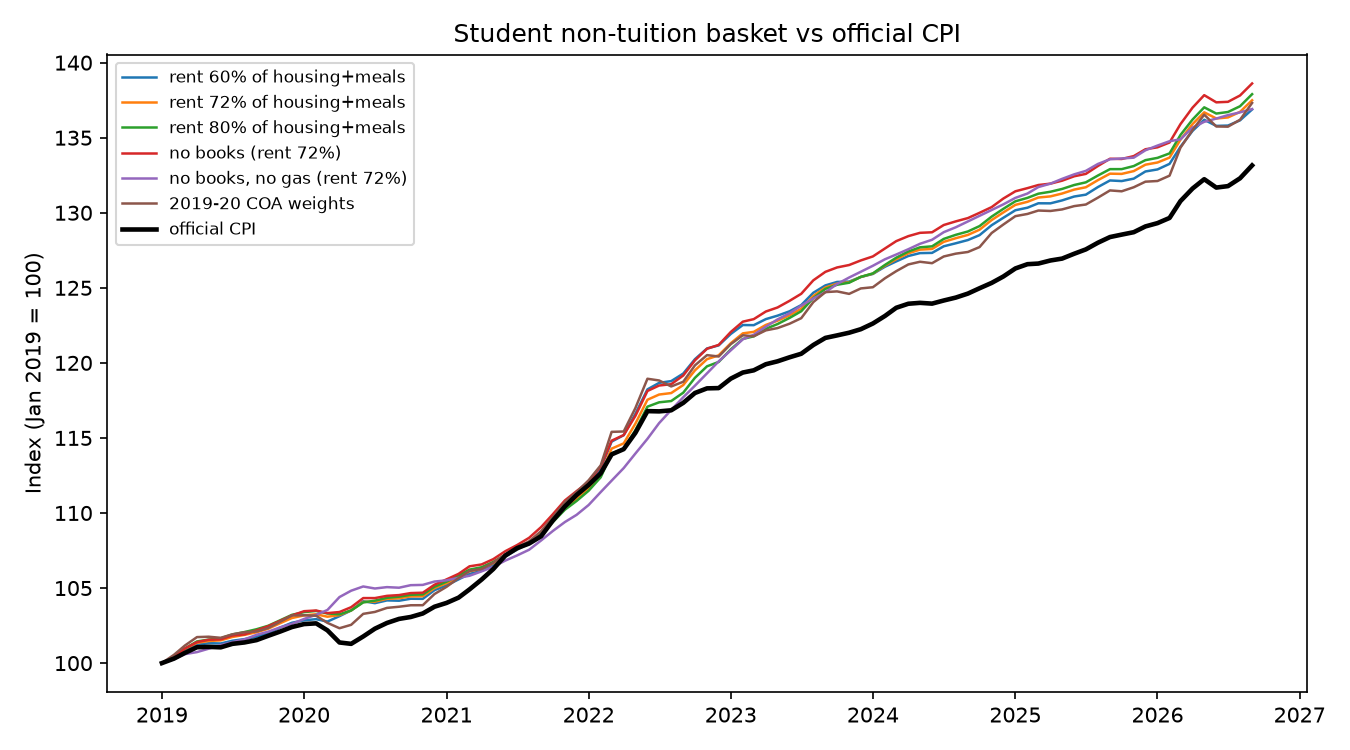

This chart was generated by the following Python code:
import os

import matplotlib.pyplot as plt
import pandas as pd
from fredapi import Fred

# ---- 1. Data
fred = Fred(api_key=os.environ["FRED_API_KEY"])
ids = {
    "rent": "CUSR0000SEHA",
    "food": "CUSR0000SAF11",
    "gas": "CUSR0000SETB01",
    "books": "CUSR0000SEEA",
    "cpi": "CPIAUCSL",
}
df = pd.DataFrame({name: fred.get_series(sid) for name, sid in ids.items()})
df = df.loc["2019-01":]

print("Months missing before filling:")
print(df.isna().sum())
df = df.interpolate(method="linear", limit_area="inside")
rebased = df / df.loc["2019-01-01"] * 100

# ---- 2. Weights (UW-Madison 2026-27 undergrad COA, WI resident)
H, GAS, BOOKS = 0.9195, 0.0375, 0.0429


def build(w):
    w = pd.Series(w)
    w = w / w.sum()
    return (rebased[w.index] * w).sum(axis=1)


scenarios = {}
for split in (0.60, 0.72, 0.80):
    scenarios[f"rent {int(split * 100)}% of housing+meals"] = {
        "rent": H * split, "food": H * (1 - split), "gas": GAS, "books": BOOKS}
scenarios["no books (rent 72%)"] = {
    "rent": H * 0.72, "food": H * 0.28, "gas": GAS}
scenarios["no books, no gas (rent 72%)"] = {
    "rent": H * 0.72, "food": H * 0.28}
scenarios["2019-20 COA weights"] = {
    "rent": 0.610, "food": 0.238, "gas": 0.061, "books": 0.092}

# ---- 3. Results
cpi = rebased["cpi"]
rows = {}
for name, w in scenarios.items():
    gap = build(w) - cpi
    rows[name] = {
        "latest month gap": gap.iloc[-1],
        "avg gap, last 12 months": gap.iloc[-12:].mean(),
        "avg gap, 2023-2025": gap.loc["2023":"2025"].mean(),
    }
results = pd.DataFrame(rows).T.round(2)
print("\nGap = student index minus official CPI (index points)")
print(results.to_string())
results.to_csv("sensitivity_results.csv")

# ---- 4. Chart
fig, ax = plt.subplots(figsize=(9, 5))
for name, w in scenarios.items():
    ax.plot(build(w), label=name, linewidth=1.2)
ax.plot(cpi, label="official CPI", color="black", linewidth=2.2)
ax.set_ylabel("Index (Jan 2019 = 100)")
ax.set_title("Student non-tuition basket vs official CPI")
ax.legend(fontsize=8)
fig.tight_layout()
fig.savefig("student_cpi.png", dpi=150)
plt.show()
